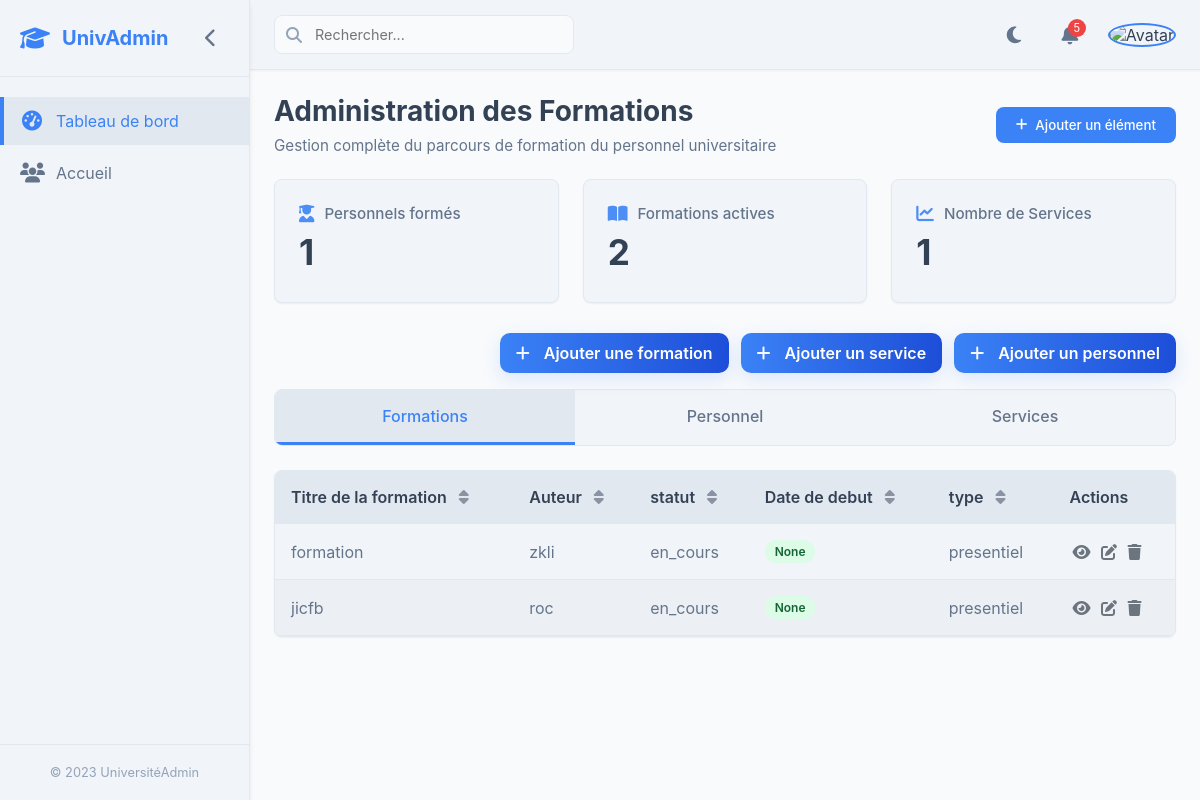
Page /myadmin/ on the earlier database version.
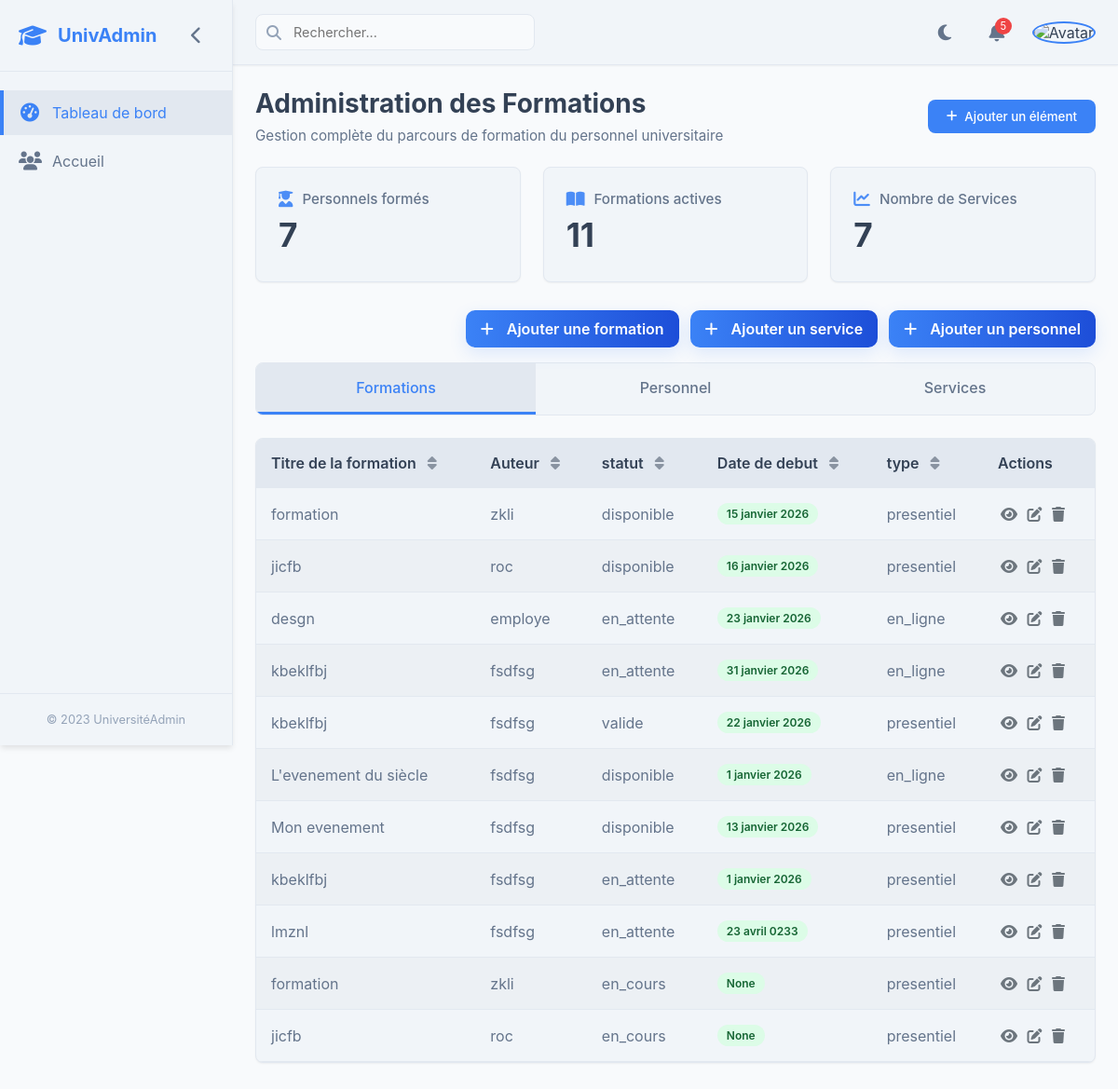
Same page on the later database version.
### Formation/models.py (models this page shows, shortened)
class Formation(models.Model):
    titre = models.CharField(max_length=255)
    auteur = models.CharField(max_length=255)
    cible_service = models.ForeignKey(Service, on_delete=models.SET_NULL, null=True, blank=True)
    cible_user = models.ForeignKey(User, on_delete=models.SET_NULL, null=True, blank=True, related_name="user_concerné")
    cible = models.CharField(
            max_length=10,
            choices=CibleChoices.choices,
            default=CibleChoices.USER
        )
    statut = models.CharField(
        max_length=20,
        choices=StatutChoices.choices,
        default=StatutChoices.EN_ATTENTE
    )
    objectifs = models.TextField()
    img_path = models.ImageField(upload_to='formations/')
    debut = models.DateField(null=True)
    fin = models.DateField(null=True)
    type = models.CharField(
            max_length=10,
            choices=TypeChoices.choices,
            default=TypeChoices.PRESENTIEL
        )

### Userprofile/views.py (the view)
# urls.py: path('myadmin/', dashbord_admin, name='dashbord_admin'),
def dashbord_admin(request) :
     formations = Formation.objects.all().order_by('-id')
     services = Service.objects.all().order_by('-id')
     serviceGerants = ServiceGerant.objects.all().order_by('-id')
     return render(request, "admin/dashboard_admin.html" , {
          "formations": formations,
          'services':services,
          'serviceGerants':serviceGerants,
     })

### Service/models.py (called while the page is built)
    def __str__(self):
        return self.titre

### template/admin/dashboard_admin.html (shortened to what this page needs)
<!DOCTYPE html>
<html lang="fr">
<head>
    <link rel="stylesheet" href="https://cdnjs.cloudflare.com/ajax/libs/font-awesome/6.4.0/css/all.min.css">
</head>
<body>
    <div class="app-container">
        <aside class="sidebar">
            <div class="sidebar-header">
                <div class="logo">
                    <i class="fas fa-graduation-cap"></i>
                    <span>UnivAdmin</span>
                </div>
                <button class="toggle-btn" id="sidebar-toggle">
                    <i class="fas fa-chevron-left"></i>
                </button>
            </div>
            <ul class="nav-menu">
                <li class="nav-item">
                    <a href="#" class="nav-link active">
                        <i class="fas fa-tachometer-alt nav-icon"></i>
                        <span>Tableau de bord</span>
                    </a>
                </li>
                <li class="nav-item">
                    <a href="{% url 'home' %}" class="nav-link">
                        <i class="fas fa-users nav-icon"></i>
                        <span>Accueil</span>
                    </a>
                </li>
            </ul>
            <div class="sidebar-footer">
                <span>© 2023 UniversitéAdmin</span>
            </div>
        </aside>
        <main class="main-content">
            <header class="top-header">
                <div class="search-container">
                    <i class="fas fa-search search-icon"></i>
                    <input type="text" class="search-input" id="search-input" placeholder="Rechercher...">
                </div>
                  <div class="header-actions">
                    <button class="theme-toggle" id="theme-toggle">
                        <i class="fas fa-moon"></i>
                    </button>
                    <button class="notification-btn" id="notification-btn">
                        <span class="notification-badge">5</span>
                    </button>
                    <div class="user-avatar" id="user-avatar">
                        <img src="https://images.unsplash.com/photo-1472099645785-5658abf4ff4e?ixlib=rb-1.2.1&amp;ixid=eyJhcHBfaWQiOjEyMDd9&amp;auto=format&amp;fit=facearea&amp;facepad=2&amp;w=256&amp;h=256&amp;q=80" alt="Avatar" class="avatar-img">
                    </div>
                </div>
            </header>
            <div class="content-wrapper">
                <div class="content-header">
                    <div>
                        <h1 class="content-title">Administration des Formations</h1>
                        <p class="content-subtitle">Gestion complète du parcours de formation du personnel universitaire</p>
                    </div>
                    <button class="btn-add" id="btn-add-item">
                        <i class="fas fa-plus"></i>
                        Ajouter un élément
                    </button>
                </div>
                <div class="dashboard-cards">
                    <div class="dashboard-card">
                        <div class="card-title">
                            <i class="fas fa-user-graduate"></i>
                            Personnels formés
                        </div>
                        <div class="card-value">{{serviceGerants.count}}</div>
                    </div>
                    <div class="dashboard-card">
                        <div class="card-title">
                            <i class="fas fa-book-open"></i>
                            Formations actives
                        </div>
                        <div class="card-value">{{formations.count}}</div>
                    </div>
                    <div class="dashboard-card">
                        <div class="card-title">
                            <i class="fas fa-chart-line"></i>
                            Nombre de Services
                        </div>
                        <div class="card-value">{{services.count}}</div>
                    </div>
                </div>
                <div class="button2">
                    <a  href="" style="text-decoration:none;" class="btn-add" id="btn-add-formation-action">
                        <i class="fas fa-plus"></i>
                        Ajouter une formation
                    </a>
                    <a  href="{% url 'service_create' %}" style="text-decoration:none;" class="btn-add" id="btn-add-service">
                        <i class="fas fa-plus"></i>
                        Ajouter un service
                    </a>
                    <a  href="" style="text-decoration:none;" class="btn-add" id="btn-add-personnel">
                        <i class="fas fa-plus"></i>
                        Ajouter un personnel
                    </a>
                </div>
                <div class="crud-tabs" id="crud-tabs">
                    <div class="crud-tab active" data-tab="formations">Formations</div>
                    <div class="crud-tab" data-tab="personnel">Personnel</div>
                    <div class="crud-tab" data-tab="services">Services</div>
                </div>
                <div class="table-container" id="formations-tab">
                    <div class="table-responsive">
                        <table class="data-table">
                            <thead>
                                <tr>
                                    <th data-sort="title">Titre de la formation <i class="fas fa-sort"></i></th>
                                    <th data-sort="category">Auteur <i class="fas fa-sort"></i></th>
                                    <th data-sort="duration">statut <i class="fas fa-sort"></i></th>
                                    <th data-sort="status"> Date de debut <i class="fas fa-sort"></i></th>
                                    <th data-sort="participants">type <i class="fas fa-sort"></i></th>
                                    <th>Actions</th>
                                </tr>
                            </thead>
                            <tbody>
                                {% for formation in formations %}
                                <tr>
                                    <td>{{formation.titre}}</td>
                                    <td>{{formation.auteur}}</td>
                                    <td>{{formation.statut}}</td>
                                    <td><span class="status-active">{{formation.debut}}</span></td>
                                    <td>{{formation.type}}</td>
                                    <td>
                                        <button class="btn-view" title="Voir"><i class="fas fa-eye"></i></button>
                                        <button class="btn-edit" title="Modifier"><i class="fas fa-edit"></i></button>
                                        <button class="btn-delete" title="Supprimer"><i class="fas fa-trash"></i></button>
                                    </td>
                                </tr>
                                {% endfor  %}
                            </tbody>
                        </table>
                    </div>
                </div>
            </div>
        </main>
    </div>
</body>
</html>

Differences in the rows shown:
added Formation: titre "formation", auteur "zkli", statut "disponible", debut "15 janvier 2026", type "presentiel"
added Formation: titre "jicfb", auteur "roc", statut "disponible", debut "16 janvier 2026", type "presentiel"
added Formation: titre "desgn", auteur "employe", statut "en_attente", debut "23 janvier 2026", type "en_ligne"
added Formation: titre "kbeklfbj", auteur "fsdfsg", statut "en_attente", debut "31 janvier 2026", type "en_ligne"
added Formation: titre "kbeklfbj", auteur "fsdfsg", statut "valide", debut "22 janvier 2026", type "presentiel"
added Formation: titre "L'evenement du siècle", auteur "fsdfsg", statut "disponible", debut "1 janvier 2026", type "en_ligne"
added Formation: titre "Mon evenement", auteur "fsdfsg", statut "disponible", debut "13 janvier 2026", type "presentiel"
added Formation: titre "kbeklfbj", auteur "fsdfsg", statut "en_attente", debut "1 janvier 2026", type "presentiel"
added Formation: titre "lmznl", auteur "fsdfsg", statut "en_attente", debut "23 avril 0233", type "presentiel"
Other differences:
{{ serviceGerants.count }}: "1" → "7"
{{ services.count }}: "1" → "7"
text no longer shown: "2"
text now shown: "11"
